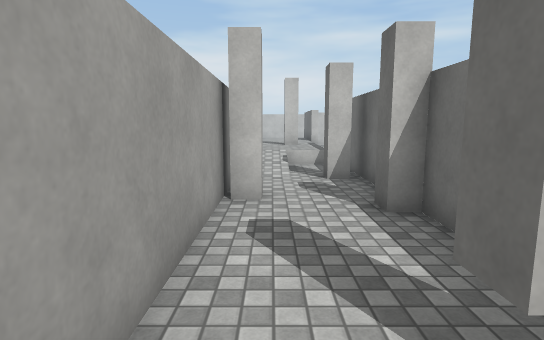
[1] (above)

21 first-person views from a walk through a Unity game level. The camera is 1.5 m above the floor, tilts 8° down and sees 80° across. The floor is counted in squares, 1 m on a side. Each view is taken from the middle of a square. On the plan, view 1 faces up. The plan holds only what a view shows up to about 15 squares ahead; the rest is blank. Some animated figures are not drawn. Surface patterns are stand-ins for the level's own textures.

[2]
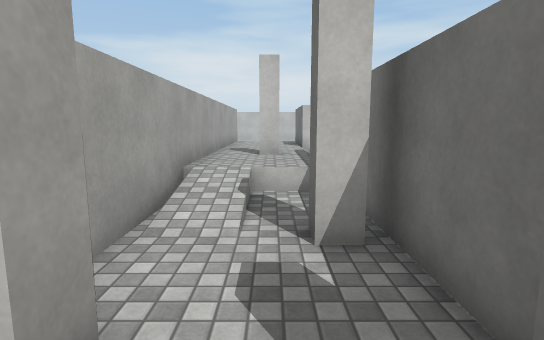

[3]
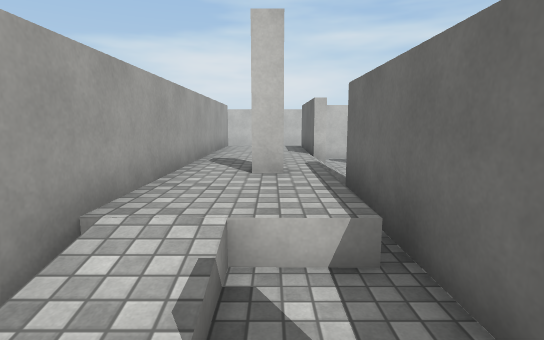

[4]
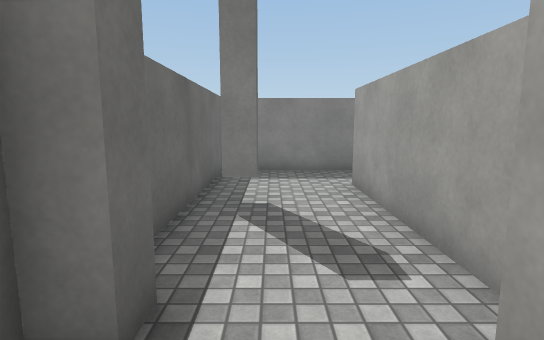

[5]
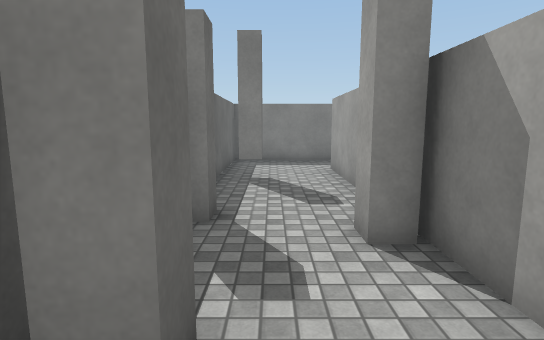

[6]
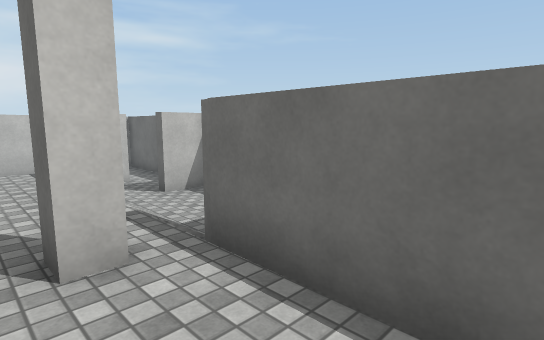

[7]
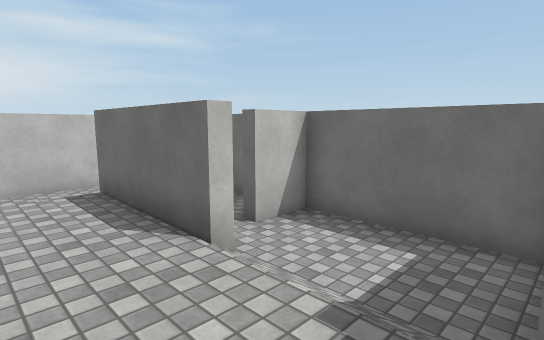

[8]
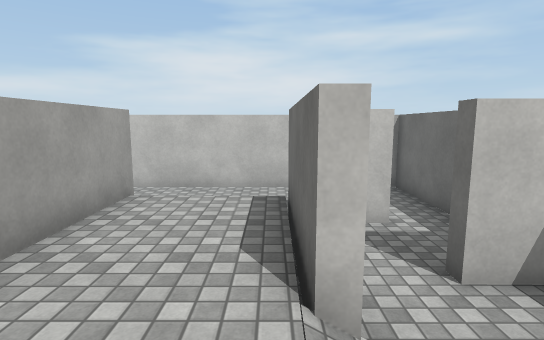

[9]
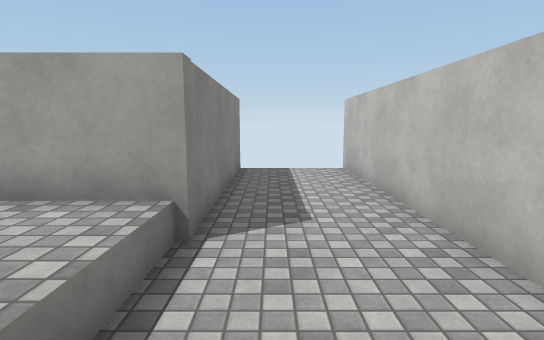

[10]
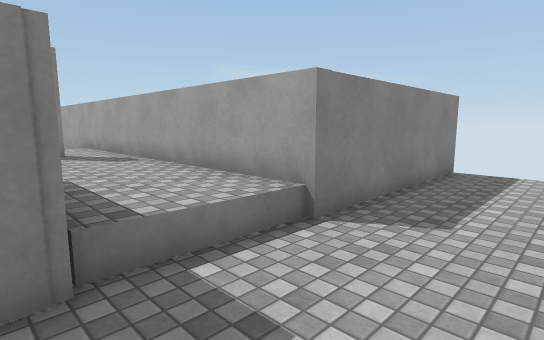

[11]
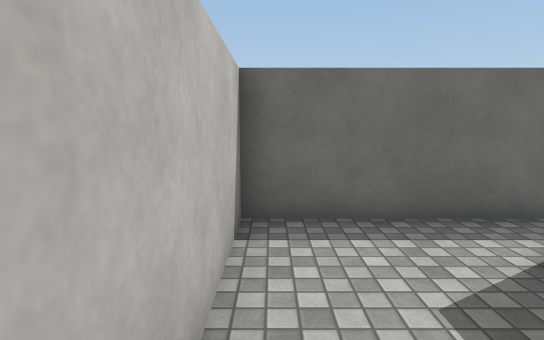

[12]
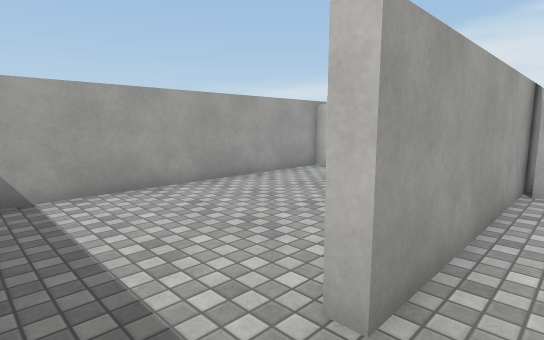

[13]
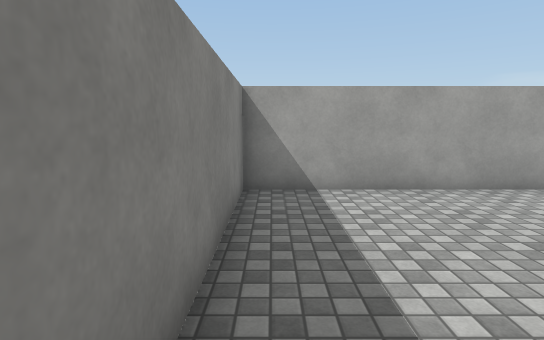

[14]
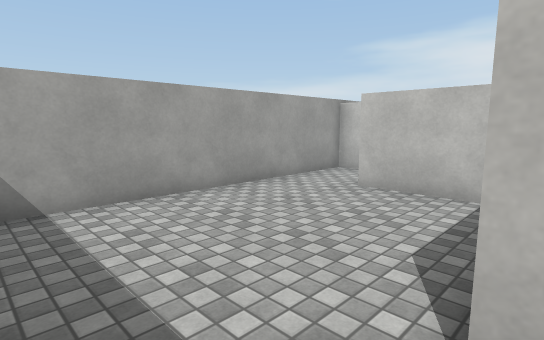

[15]
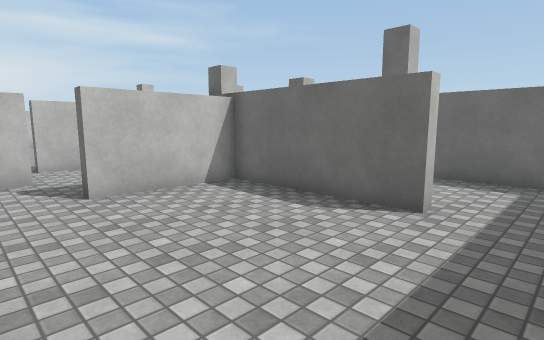

[16]
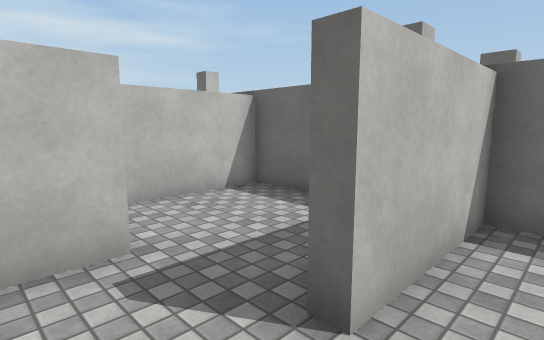

[17]
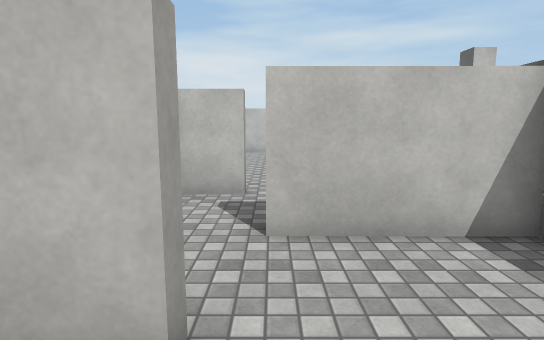

[18]
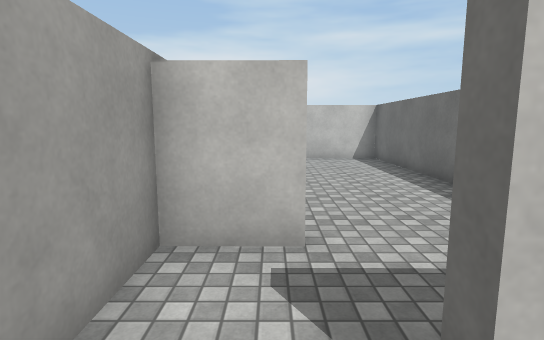

[19]
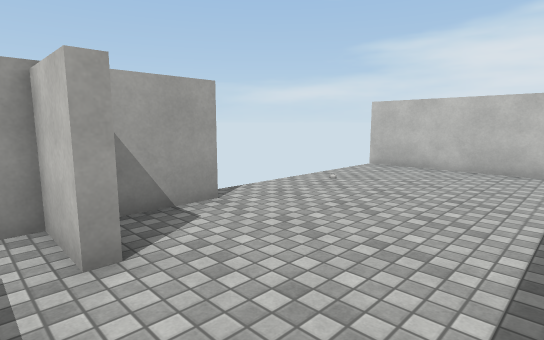

[20]
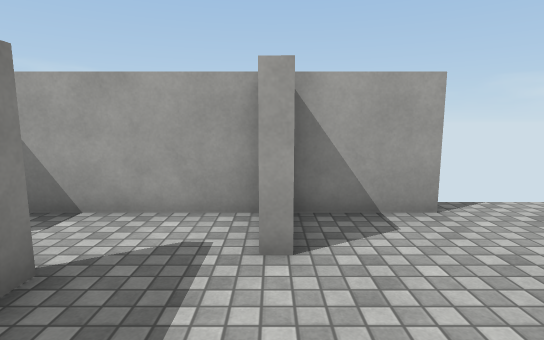

[21]
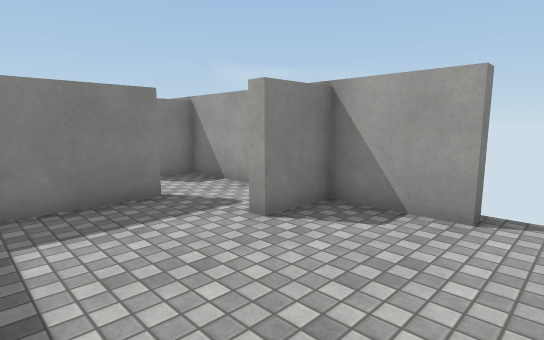

### Floor plan
Key: @ floor where view 1 was taken; # wall or solid block; x gap in a wall; . main floor; : floor 0.5 m higher than the main floor; / step, stairs or slope.
Columns run from 8 left of view 1 to 6 right of it. Each row starts with its distance up from view 1.
 28 ###############
 27  .............#
 26  .............#
 25  .............#
 24 ########..###.#
 23  ......#::# ..#
 22  ......#::# ..#
 21  ......#::# .##
 20  ......#::##..#
 19  ......#:::/..#
 18  ......#:::/..#
 17  ......#:://..#
 16 x......#:#/#  #
 15 #......#://#
 14 #......#::/#
 13 ###....#::/#
 12 #......#:..#
 11 #......#/..#
 10 #..#####/..#
  9 #......#..##
  8 ###....#...#
  7 #..... #...#
  6 #....  #..##
  5 #..#####...#
  4 #......#...#
  3 #......#...#
  2 #......#..x#
  1 #......#...#
  0 #......#@..#
 -1 #..........#
 -2 #..........#
 -3 ############

Positions as (right, up) in squares from view 1, and headings:
1: (0, 0), facing up
2: (1, 5), facing up
3: (1, 9), facing up
4: (1, 8), facing down
5: (1, 11), facing down
6: (0, 12), facing up-right
7: (0, 16), facing up-right
8: (2, 17), facing up
9: (3, 25), facing left
10: (3, 27), facing down-left
11: (1, 27), facing right
12: (0, -2), facing up-left
13: (0, -2), facing left
14: (-1, -2), facing up-left
15: (-7, -2), facing up-right
16: (-7, 4), facing up-right
17: (-5, 6), facing up
18: (-6, 9), facing up
19: (-2, 12), facing up-left
20: (-2, 13), facing left
21: (-2, 17), facing down-left
